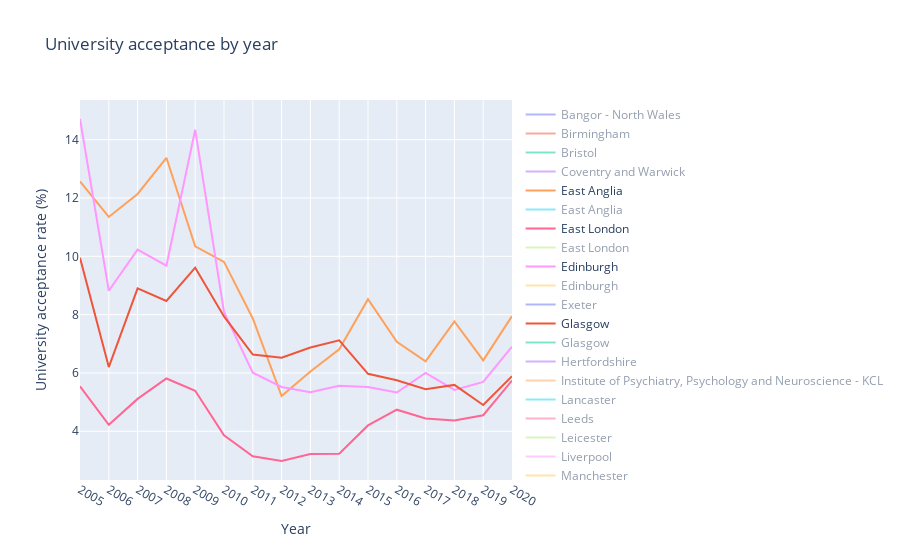

Notebook source saved alongside this figure:
### Markdown cell above
### Interactive University acceptance graph
In this graph, we can compare university programmes by their acceptance rate by year interactively.

### Code cell
# Use a for loop (or list comprehension to create traces for the data list)
data = []

for univ in applications["Course Centre"].unique():
    df2 = applications[applications["Course Centre"]==univ]
    if univ in ["East Anglia", "East London", "Glasgow", "Edinburgh"]:
        trace = go.Scatter(x=df2["Year"],
                   y=df2["Ratio University (%)"], 
                   mode="lines", 
                   name=univ)
        data.append(trace)
        
    trace = go.Scatter(x=df2["Year"],
                   y=df2["Ratio University (%)"], 
                   mode="lines", 
                   visible='legendonly',
                   name=univ)
    data.append(trace)
    
# Define the layout

layout = go.Layout(title="Exercise Motherfucker Scatterplot")

# Create a fig from data and layout, and plot the fig

layout = go.Layout(title="University acceptance by year",
                   yaxis= dict(title="University acceptance rate (%)"),
                   xaxis=dict(title="Year"))
fig = go.Figure(data=data, layout=layout)

pyo.iplot(fig)

### Figure 1 — Plotly figure (JSON) as saved in the notebook; plotly's stock layout.template omitted (floating-point values rounded to 4 significant figures)
{"data": [{"mode": "lines", "name": "Bangor - North Wales", "type": "scatter", "visible": "legendonly", "x": ["2005", "2006", "2007", "2008", "2009", "2010", "2011", "2012", "2013", "2014", "2015", "2016", "2017", "2018", "2019", "2020"], "y": [9.28, 9.89, 5.44, 8.79, 9.41, 6.15, 4, 5.66, 6.47, 5.05, 6.04, 4.67, 3.66, 3.89, 3.64, 4.3]}, {"mode": "lines", "name": "Birmingham", "type": "scatter", "visible": "legendonly", "x": ["2005", "2006", "2007", "2008", "2009", "2010", "2011", "2012", "2013", "2014", "2015", "2016", "2017", "2018", "2019", "2020"], "y": [6.78, 5.47, 6.46, 6.7, 7.02, 5.65, 4.24, 4.16, 5.52, 3.33, 4.1, 4.01, 3.11, 3.08, 2.8, 2.82]}, {"mode": "lines", "name": "Bristol", "type": "scatter", "visible": "legendonly", "x": ["2005", "2006", "2007"], "y": [6.84, 4.98, 6.19]}, {"mode": "lines", "name": "Coventry and Warwick", "type": "scatter", "visible": "legendonly", "x": ["2005", "2006", "2007", "2008", "2009", "2010", "2011", "2012", "2013", "2014", "2015", "2016", "2017", "2018", "2019", "2020"], "y": [5.95, 5.68, 5.77, 6.2, 6.42, 5.25, 3.87, 3.79, 3.65, 2.15, 2.23, 2.36, 2.28, 2, 2, 2.36]}, {"mode": "lines", "name": "East Anglia", "type": "scatter", "x": ["2005", "2006", "2007", "2008", "2009", "2010", "2011", "2012", "2013", "2014", "2015", "2016", "2017", "2018", "2019", "2020"], "y": [12.57, 11.35, 12.14, 13.38, 10.34, 9.81, 7.87, 5.21, 6.05, 6.81, 8.53, 7.07, 6.4, 7.77, 6.43, 7.95]}, {"mode": "lines", "name": "East Anglia", "type": "scatter", "visible": "legendonly", "x": ["2005", "2006", "2007", "2008", "2009", "2010", "2011", "2012", "2013", "2014", "2015", "2016", "2017", "2018", "2019", "2020"], "y": [12.57, 11.35, 12.14, 13.38, 10.34, 9.81, 7.87, 5.21, 6.05, 6.81, 8.53, 7.07, 6.4, 7.77, 6.43, 7.95]}, {"mode": "lines", "name": "East London", "type": "scatter", "x": ["2005", "2006", "2007", "2008", "2009", "2010", "2011", "2012", "2013", "2014", "2015", "2016", "2017", "2018", "2019", "2020"], "y": [5.54, 4.22, 5.11, 5.81, 5.39, 3.86, 3.14, 2.98, 3.22, 3.23, 4.2, 4.74, 4.44, 4.37, 4.55, 5.74]}, {"mode": "lines", "name": "East London", "type": "scatter", "visible": "legendonly", "x": ["2005", "2006", "2007", "2008", "2009", "2010", "2011", "2012", "2013", "2014", "2015", "2016", "2017", "2018", "2019", "2020"], "y": [5.54, 4.22, 5.11, 5.81, 5.39, 3.86, 3.14, 2.98, 3.22, 3.23, 4.2, 4.74, 4.44, 4.37, 4.55, 5.74]}, {"mode": "lines", "name": "Edinburgh", "type": "scatter", "x": ["2005", "2006", "2007", "2008", "2009", "2010", "2011", "2012", "2013", "2014", "2015", "2016", "2017", "2018", "2019", "2020"], "y": [14.71, 8.82, 10.23, 9.68, 14.34, 8.09, 6.01, 5.52, 5.34, 5.56, 5.52, 5.33, 6, 5.42, 5.69, 6.9]}, {"mode": "lines", "name": "Edinburgh", "type": "scatter", "visible": "legendonly", "x": ["2005", "2006", "2007", "2008", "2009", "2010", "2011", "2012", "2013", "2014", "2015", "2016", "2017", "2018", "2019", "2020"], "y": [14.71, 8.82, 10.23, 9.68, 14.34, 8.09, 6.01, 5.52, 5.34, 5.56, 5.52, 5.33, 6, 5.42, 5.69, 6.9]}, {"mode": "lines", "name": "Exeter", "type": "scatter", "visible": "legendonly", "x": ["2005", "2006", "2007", "2008", "2009", "2010", "2011", "2012", "2013", "2014", "2015", "2016", "2017", "2018", "2019", "2020"], "y": [13.27, 5.28, 6.83, 5.94, 8.77, 8.01, 4.27, 4.42, 4.62, 4.19, 4.52, 3.49, 2.98, 3.55, 4.59, 5.25]}, {"mode": "lines", "name": "Glasgow", "type": "scatter", "x": ["2005", "2006", "2007", "2008", "2009", "2010", "2011", "2012", "2013", "2014", "2015", "2016", "2017", "2018", "2019", "2020"], "y": [9.95, 6.2, 8.9, 8.47, 9.61, 7.94, 6.63, 6.52, 6.87, 7.12, 5.97, 5.75, 5.44, 5.59, 4.9, 5.89]}, {"mode": "lines", "name": "Glasgow", "type": "scatter", "visible": "legendonly", "x": ["2005", "2006", "2007", "2008", "2009", "2010", "2011", "2012", "2013", "2014", "2015", "2016", "2017", "2018", "2019", "2020"], "y": [9.95, 6.2, 8.9, 8.47, 9.61, 7.94, 6.63, 6.52, 6.87, 7.12, 5.97, 5.75, 5.44, 5.59, 4.9, 5.89]}, {"mode": "lines", "name": "Hertfordshire", "type": "scatter", "visible": "legendonly", "x": ["2005", "2006", "2007", "2008", "2009", "2010", "2011", "2012", "2013", "2014", "2015", "2016", "2017", "2018", "2019", "2020"], "y": [7.73, 6.36, 6.76, 7.23, 5.96, 4.86, 4.04, 2.86, 3.27, 3.08, 2.99, 2.79, 2.8, 2.76, 2.64, 3.59]}, {"mode": "lines", "name": "Institute of Psychiatry, Psychology and Neuroscience - KCL", "type": "scatter", "visible": "legendonly", "x": ["2005", "2006", "2007", "2008", "2009", "2010", "2011", "2012", "2013", "2014", "2015", "2016", "2017", "2018", "2019", "2020"], "y": [5.15, 4.59, 4.64, 4.36, 3.82, 2.53, 2.37, 2.1, 2.43, 2.57, 2.38, 2.64, 2.54, 2.79, 2.42, 2.69]}, {"mode": "lines", "name": "Lancaster", "type": "scatter", "visible": "legendonly", "x": ["2005", "2006", "2007", "2008", "2009", "2010", "2011", "2012", "2013", "2014", "2015", "2016", "2017", "2018", "2019"], "y": [9.45, 6.4, 8.43, 9.91, 10.5, 9.13, 6.52, 5.91, 5.32, 6.59, 5.61, 4.72, 4.92, 4.7, 4.75]}, {"mode": "lines", "name": "Leeds", "type": "scatter", "visible": "legendonly", "x": ["2005", "2006", "2007", "2008", "2009", "2010", "2011", "2012", "2013", "2014", "2015", "2016", "2017", "2018", "2019", "2020"], "y": [4.99, 4.25, 4.24, 4.43, 4.85, 3.79, 2.72, 2.96, 2.76, 3.03, 2.73, 2.75, 2.44, 2.58, 2.54, 3.22]}, {"mode": "lines", "name": "Leicester", "type": "scatter", "visible": "legendonly", "x": ["2005", "2006", "2007", "2008", "2009", "2010", "2011", "2012", "2013", "2014", "2015", "2016", "2017", "2018", "2019", "2020"], "y": [6.83, 6.73, 6.6, 10.19, 8.04, 7.35, 5.68, 4.41, 5.51, 3.92, 4.74, 4.53, 3.86, 4.18, 3.22, 3.71]}, {"mode": "lines", "name": "Liverpool", "type": "scatter", "visible": "legendonly", "x": ["2005", "2006", "2007", "2008", "2009", "2010", "2011", "2012", "2013", "2014", "2015", "2016", "2017", "2018", "2019", "2020"], "y": [8.8, 5.85, 6.14, 6.57, 7.54, 6.27, 5.74, 4.45, 4.49, 4.55, 4.41, 4.28, 4.7, 4.28, 3.85, 4.37]}, {"mode": "lines", "name": "Manchester", "type": "scatter", "visible": "legendonly", "x": ["2005", "2006", "2007", "2008", "2009", "2010", "2011", "2012", "2013", "2014", "2015", "2016", "2017", "2018", "2019", "2020"], "y": [6.44, 5.24, 5.29, 5.41, 5.88, 4.74, 3.92, 3.68, 3.5, 3.86, 3.78, 3.62, 3.72, 3.37, 3.17, 4.16]}, {"mode": "lines", "name": "Newcastle", "type": "scatter", "visible": "legendonly", "x": ["2005", "2006", "2007", "2008", "2009", "2010", "2011", "2012", "2013", "2014", "2015", "2016", "2017", "2018", "2019", "2020"], "y": [9.05, 7.55, 6.37, 7.63, 9.33, 6.02, 4.19, 4.68, 4.39, 4.05, 4.42, 4.17, 3.67, 4.12, 4.22, 5.28]}, {"mode": "lines", "name": "North Thames - UCL", "type": "scatter", "visible": "legendonly", "x": ["2005", "2006", "2007", "2008", "2009", "2010", "2011", "2012", "2013", "2014", "2015", "2016", "2017", "2018", "2019", "2020"], "y": [5.99, 5.87, 6.14, 6.09, 5.59, 4.03, 3.71, 3.42, 3.79, 3.78, 3.76, 3.97, 3.86, 4.12, 3.59, 4.37]}, {"mode": "lines", "name": "Oxford", "type": "scatter", "visible": "legendonly", "x": ["2005", "2006", "2007", "2008", "2009", "2010", "2011", "2012", "2013", "2014", "2015", "2016", "2017", "2018", "2019", "2020"], "y": [5.56, 5.8, 4.82, 5.17, 4.08, 3.38, 2.42, 2.36, 2.65, 2.38, 2.91, 3.12, 2.69, 2.97, 3.81, 5.12]}, {"mode": "lines", "name": "Royal Holloway", "type": "scatter", "visible": "legendonly", "x": ["2005", "2006", "2007", "2008", "2009", "2010", "2011", "2012", "2013", "2014", "2015", "2016", "2017", "2018", "2019", "2020"], "y": [5.91, 4.5, 4.91, 5.66, 4.74, 3.53, 2.88, 2.94, 3.15, 2.97, 2.95, 3.05, 2.98, 3.13, 3.55, 4.36]}, {"mode": "lines", "name": "Salomons - CCCU", "type": "scatter", "visible": "legendonly", "x": ["2005", "2006", "2007", "2008", "2009", "2010", "2011", "2012", "2013", "2014", "2015", "2016", "2017", "2018", "2019", "2020"], "y": [8.79, 7.75, 7.41, 8.78, 8.67, 11.53, 6.13, 6.55, 7.22, 6.78, 6.55, 6.8, 6.25, 6.37, 6.85, 7.45]}, {"mode": "lines", "name": "Sheffield", "type": "scatter", "visible": "legendonly", "x": ["2005", "2006", "2007", "2008", "2009", "2010", "2011", "2012", "2013", "2014", "2015", "2016", "2017", "2018", "2019", "2020"], "y": [6.94, 5.8, 7.35, 6.49, 6.85, 5.11, 4.26, 4.81, 4.79, 4.69, 4.57, 4.47, 4.49, 4.08, 3.89, 4.79]}, {"mode": "lines", "name": "Southampton", "type": "scatter", "visible": "legendonly", "x": ["2005", "2006", "2007", "2008", "2009", "2010", "2011", "2012", "2013", "2014", "2015", "2016", "2017", "2018", "2019", "2020"], "y": [6.53, 8.23, 7.39, 6.31, 5.53, 4.22, 3.1, 4.06, 3.1, 3.76, 3.54, 4.23, 3.88, 3.72, 4.74, 6.61]}, {"mode": "lines", "name": "South Wales", "type": "scatter", "visible": "legendonly", "x": ["2005", "2006", "2007", "2008", "2009", "2010", "2011", "2012", "2013", "2014", "2015", "2016", "2017", "2018", "2019", "2020"], "y": [7.02, 8.16, 5.13, 5.95, 5.82, 4.22, 3.42, 5.24, 4.64, 4.44, 4.15, 4.38, 3.92, 5.39, 5.96, 6]}, {"mode": "lines", "name": "Staffordshire", "type": "scatter", "visible": "legendonly", "x": ["2005", "2006", "2007", "2008", "2009", "2010", "2011", "2012", "2013", "2014", "2015", "2016", "2017", "2018", "2019", "2020"], "y": [5.15, 5.88, 6.9, 8.52, 10, 6.69, 5.91, 5.17, 5.43, 4.64, 5.88, 4.66, 4.76, 4.31, 3.95, 4.6]}, {"mode": "lines", "name": "Surrey", "type": "scatter", "visible": "legendonly", "x": ["2005", "2006", "2007", "2008", "2009", "2010", "2011", "2012", "2013", "2014", "2015", "2016", "2017", "2018", "2019", "2020"], "y": [6.53, 5.17, 6.26, 6.69, 7.32, 7.78, 3.95, 3.92, 4.61, 4.42, 4.81, 5.07, 4.71, 5.29, 4.89, 6.03]}, {"mode": "lines", "name": "Teesside", "type": "scatter", "visible": "legendonly", "x": ["2005", "2007", "2008", "2009", "2010", "2011", "2012", "2013", "2014", "2015", "2016", "2017", "2018", "2019", "2020"], "y": [13.59, 11.29, 11.51, 12.7, 8.93, 5.96, 6.01, 5.93, 5.04, 5.32, 4.96, 4.5, 4.56, 4.81, 6.25]}, {"mode": "lines", "name": "Essex", "type": "scatter", "visible": "legendonly", "x": ["2006", "2007", "2008", "2009", "2010", "2011", "2012", "2013", "2014", "2015", "2016", "2017", "2018", "2019", "2020"], "y": [5.06, 5.93, 5.76, 7.69, 3.92, 4.15, 3.73, 3.55, 4.15, 4.28, 3.89, 3.97, 3.75, 3.45, 5.14]}, {"mode": "lines", "name": "Plymouth", "type": "scatter", "visible": "legendonly", "x": ["2006", "2007", "2008", "2009", "2010", "2011", "2012", "2013", "2014", "2015", "2016", "2017", "2018", "2019", "2020"], "y": [8.14, 7.69, 7.98, 7.49, 6.22, 4.71, 5.6, 4.32, 4.08, 4.47, 4.19, 4.03, 4.33, 5.45, 6.55]}, {"mode": "lines", "name": "Trent - Lincoln and Nottingham", "type": "scatter", "visible": "legendonly", "x": ["2006", "2007", "2008", "2009", "2010", "2011", "2012", "2013", "2014", "2015", "2016", "2017", "2018", "2019", "2020"], "y": [8.89, 9.25, 11.63, 10.53, 9.6, 7.34, 5.01, 5.21, 4.85, 5.9, 5.11, 4.85, 4.47, 4.36, 5.06]}, {"mode": "lines", "name": "Bath", "type": "scatter", "visible": "legendonly", "x": ["2012", "2013", "2014", "2015", "2016", "2017", "2018", "2019", "2020"], "y": [2.5, 3.2, 3.13, 2.68, 3.38, 2.82, 2.68, 3.41, 4.59]}, {"mode": "lines", "name": "Essex - self-funded", "type": "scatter", "visible": "legendonly", "x": ["2013", "2014", "2015", "2016", "2020"], "y": [9.09, 14.29, 5, 2.56, 2.17]}, {"mode": "lines", "name": "Leicester - self-funded", "type": "scatter", "visible": "legendonly", "x": ["2013", "2014", "2015", "2016", "2017", "2018", "2019", "2020"], "y": [8.33, 13.33, 7.5, 5, 5, 4.44, 4.84, 1.45]}, {"mode": "lines", "name": "Plymouth - self-funded", "type": "scatter", "visible": "legendonly", "x": ["2014", "2015", "2016", "2017", "2018", "2019", "2020"], "y": [15.38, 5.71, 5.88, 3.77, 2.13, 5.66, 1.64]}, {"mode": "lines", "name": "East Anglia - self-funded", "type": "scatter", "visible": "legendonly", "x": ["2015", "2016", "2017", "2018", "2019", "2020"], "y": [7.89, 7.5, 10.34, 13.95, 8.2, 7.58]}, {"mode": "lines", "name": "Manchester - self-funded", "type": "scatter", "visible": "legendonly", "x": ["2015", "2016", "2017", "2018", "2019", "2020"], "y": [2.5, 2.22, 1.39, 2.04, 1.35, 1.11]}, {"mode": "lines", "name": "Newcastle - self-funded", "type": "scatter", "visible": "legendonly", "x": ["2015", "2016", "2017", "2018", "2019", "2020"], "y": [5.26, 4.88, 1.59, 4.26, 1.45, 2.38]}, {"mode": "lines", "name": "Coventry and Warwick - self-funded", "type": "scatter", "visible": "legendonly", "x": ["2016"], "y": [2.63]}, {"mode": "lines", "name": "Hertfordshire - self-funded", "type": "scatter", "visible": "legendonly", "x": ["2017", "2018", "2019", "2020"], "y": [2.53, 3.28, 3.12, 2.38]}, {"mode": "lines", "name": "Exeter - self-funded", "type": "scatter", "visible": "legendonly", "x": ["2018", "2019", "2020"], "y": [2.13, 4.48, 3.95]}, {"mode": "lines", "name": "Royal Holloway - self-funded", "type": "scatter", "visible": "legendonly", "x": ["2019", "2020"], "y": [4.62, 3.57]}, {"mode": "lines", "name": "Sheffield - self-funded", "type": "scatter", "visible": "legendonly", "x": ["2019", "2020"], "y": [1.67, 2.78]}, {"mode": "lines", "name": "Lancaster full-time", "type": "scatter", "visible": "legendonly", "x": ["2020"], "y": [4.88]}, {"mode": "lines", "name": "Lancaster part-time", "type": "scatter", "visible": "legendonly", "x": ["2020"], "y": [4.26]}], "layout": {"title": {"text": "University acceptance by year"}, "xaxis": {"title": {"text": "Year"}}, "yaxis": {"title": {"text": "University acceptance rate (%)"}}}}
